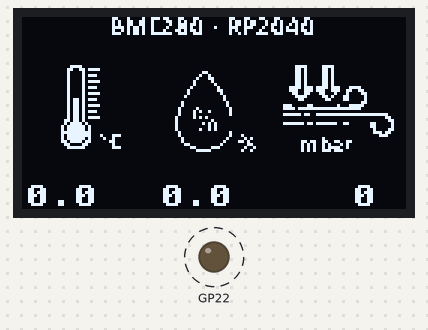
Bench run of a program on a simulated Raspberry Pi Pico running MicroPython. On the bench: 128×64 one-colour display, output pins drawn as LEDs (lit = HIGH). Dashed ring = blinking. Library files of the repository ran but are not shown: BME280_SPI.py; pins used as bus, display or sensor lines are not drawn; what the program prints to the serial console is not drawn.

Above: at 0.34 s.
Timing chart, 0 to 130.0 s (numbered marks = the images above):
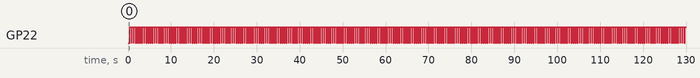

The program:

main.py
```python
from micropython import const
from machine import Pin, SoftSPI, SoftI2C
from utime import sleep_ms
from BME280_SPI import BME280_SPI
from SSD1306_SPI import OLED1306
import framebuf


background = framebuf.FrameBuffer(bytearray(
    b'\x00\x00\x00\x00\x00\x00\x00\x00\x00\x00\x00\x00\x00\x00\x00\x00\x00\x00\x00\x00\x00\x00\x00\x00\x00\x00\x00\x00\x00\x00\x3f\x29'
    b'\x2e\x18\x00\x3f\x06\x38\x38\x06\x3f\x00\x00\x3f\x21\x21\x20\x31\x2b\x26\x00\x10\x3f\x2d\x3e\x00\x1c\x37\x21\x3e\x00\x00\x00\x00'
    b'\x08\x00\x00\x00\x00\x3f\x09\x1e\x26\x00\x3f\x09\x0e\x06\x20\x31\x29\x26\x00\x1c\x37\x21\x3e\x00\x18\x14\x13\x3e\x00\x1c\x37\x21'
    b'\x3e\x00\x00\x00\x00\x00\x00\x00\x00\x00\x00\x00\x00\x00\x00\x00\x00\x00\x00\x00\x00\x00\x00\x00\x00\x00\x00\x00\x00\x00\x00\x00'
    b'\x00\x00\x00\x00\x00\x00\x00\x00\x00\x00\x00\x00\x00\x00\x00\x00\x00\x00\x00\x00\x00\x00\x00\x00\x00\x00\x00\x00\x00\x00\x00\x00'
    b'\x00\x00\x00\x00\x00\x00\x00\x00\x00\x00\x00\x00\x00\x00\x00\x00\x00\x00\x00\x00\x00\x00\x00\x00\x00\x00\x00\x00\x00\x00\x00\x00'
    b'\x00\x00\x00\x00\x00\x00\x00\x00\x00\x00\x00\x00\x00\x00\x00\x00\x00\x00\x00\x00\x00\x00\x00\x00\x00\x00\x00\x00\x00\x00\x00\x00'
    b'\x00\x00\x00\x00\x00\x00\x00\x00\x00\x00\x00\x00\x00\x00\x00\x00\x00\x00\x00\x00\x00\x00\x00\x00\x00\x00\x00\x00\x00\x00\x00\x00'
    b'\x00\x00\x00\x00\x00\x00\x00\x00\x00\x00\x00\x00\x00\x00\x00\xfe\x03\x01\x01\x03\xfe\x00\xaa\xaa\xaa\x22\x00\x00\x00\x00\x00\x00'
    b'\x00\x00\x00\x00\x00\x00\x00\x00\x00\x00\x00\x00\x00\x00\x00\x00\x00\x00\x00\x00\x00\x00\x00\x00\x80\x60\x10\x08\x04\x04\x18\x30'
    b'\x40\x80\x00\x00\x00\x00\x00\x00\x00\x00\x00\x00\x00\x00\x00\x00\x00\x00\x00\x00\x00\x00\x00\x00\x00\x80\x80\xff\xff\x01\xff\x80'
    b'\x80\x00\x80\x80\xff\xff\x01\xff\x80\x80\x00\x00\x00\x80\x80\x80\x80\x00\x00\x00\x00\x00\x00\x00\x00\x00\x00\x00\x00\x00\x00\x00'
    b'\x00\x00\x00\x00\x00\x00\x00\x00\x00\x00\x00\x00\x00\x00\x00\xff\x00\xf8\xf8\x00\xff\x00\xaa\xaa\xaa\x22\x00\x00\x00\x00\x00\x00'
    b'\x00\x00\x00\x00\x00\x00\x00\x00\x00\x00\x00\x00\x00\x00\x00\x00\x00\x00\x00\x00\xc0\x30\x04\x03\x00\x80\x40\x80\x00\x00\x80\x00'
    b'\x00\x01\x03\x0c\x30\xc0\x00\x00\x00\x00\x00\x00\x00\x00\x00\x00\x00\x00\x00\x00\x00\x00\x00\x60\x60\x61\x43\x07\x4c\x4c\x47\x63'
    b'\x61\x40\x41\x43\x47\x4c\x48\x45\x43\x61\x40\x4c\x4f\x61\x60\x60\x61\x33\x1e\x00\x00\x00\x00\x00\x00\x00\x00\x00\x00\x00\x00\x00'
    b'\x00\x00\x00\x00\x00\x00\x00\x00\x00\x00\x00\x00\x00\xf0\x4c\xf7\xf8\xff\xff\xf8\xf7\xc8\xf2\x02\x02\x02\x80\x00\x00\x00\x80\x80'
    b'\x80\x00\x00\x00\x00\x00\x00\x00\x00\x00\x00\x00\x00\x00\x00\x00\x00\x00\x00\x3e\xc1\x00\x00\x00\x00\x03\x00\x22\x08\x02\x38\x04'
    b'\x38\x00\x00\x00\x00\xc1\x00\x00\x00\x80\x00\x00\x00\x00\x00\x00\x00\x00\x00\x00\x00\x00\x00\x09\x09\x09\x09\x09\x09\x08\x01\x09'
    b'\x08\x00\x09\x09\x09\x09\x09\x09\x09\x01\x01\x09\x09\x01\x01\x01\x01\x01\x01\x01\x19\x79\x41\xc1\x81\xc3\x66\x3c\x00\x00\x00\x00'
    b'\x00\x00\x00\x00\x00\x00\x00\x00\x00\x00\x00\x00\x00\x03\x06\x0d\x0b\x0b\x0b\x0b\x0d\x06\x03\x00\x00\x00\x00\x01\x00\x02\x0f\x08'
    b'\x08\x00\x00\x00\x00\x00\x00\x00\x00\x00\x00\x00\x00\x00\x00\x00\x00\x00\x00\x00\x00\x03\x04\x04\x08\x08\x10\x10\x10\x10\x10\x08'
    b'\x08\x08\x04\x02\x01\x00\x00\x00\x02\x12\x09\x06\x15\x08\x00\x00\x00\x00\x00\x00\x00\x00\x00\x00\x00\x00\x00\x00\x00\x1e\x02\x1c'
    b'\x02\x1e\x00\x00\x1f\x12\x1c\x08\x1a\x1a\x14\x00\x0e\x02\x00\x00\x00\x00\x00\x00\x00\x00\x00\x00\x00\x00\x00\x00\x00\x00\x00\x00'
    b'\x00\x00\x00\x00\x00\x00\x00\x00\x00\x00\x00\x00\x00\x00\x00\x00\x00\x00\x00\x00\x00\x00\x00\x00\x00\x00\x00\x00\x00\x00\x00\x00'
    b'\x00\x00\x00\x00\x00\x00\x00\x00\x00\x00\x00\x00\x00\x00\x00\x00\x00\x00\x00\x00\x00\x00\x00\x00\x00\x00\x00\x00\x00\x00\x00\x00'
    b'\x00\x00\x00\x00\x00\x00\x00\x00\x00\x00\x00\x00\x00\x00\x00\x00\x00\x00\x00\x00\x00\x00\x00\x00\x00\x00\x00\x00\x00\x00\x00\x00'
    b'\x00\x00\x00\x00\x00\x00\x00\x00\x00\x00\x00\x00\x00\x00\x00\x00\x00\x00\x00\x00\x00\x00\x00\x00\x00\x00\x00\x00\x00\x00\x00\x00'
    b'\x00\x00\x00\x00\x00\x00\x00\x00\x00\x00\x00\x00\x00\x00\x00\x00\x00\x00\x00\x00\x00\x00\x00\x00\x00\x00\x00\x00\x00\x00\x00\x00'
    b'\x00\x00\x00\x00\x00\x00\x00\x00\x00\x00\x00\x00\x00\x00\x00\x00\x00\x00\x00\x00\x00\x00\x00\x00\x00\x00\x00\x00\x00\x00\x00\x00'
    b'\x00\x00\x00\x00\x00\x00\x00\x00\x00\x00\x00\x00\x00\x00\x00\x00\x00\x00\x00\x00\x00\x00\x00\x00\x00\x00\x00\x00\x00\x00\x00\x00'
    b'\x00\x00\x00\x00\x00\x00\x00\x00\x00\x00\x00\x00\x00\x00\x00\x00\x00\x00\x00\x00\x00\x00\x00\x00\x00\x00\x00\x00\x00\x00\x00\x00'),
    128, 64, framebuf.MONO_VLSB)


spi1 = SoftSPI(baudrate=100000, polarity = 0, phase = 0,  sck = Pin(12), mosi = Pin(11), miso = Pin(8))
bme = BME280_SPI(spi1, 10)

spi2 = SoftSPI(baudrate=100000, polarity = 0, phase = 0,  sck = Pin(27), mosi = Pin(18), miso = Pin(25))
oled = OLED1306(spi2, 28, 14, 22)

while(True):
    oled.blit(background, 0, 0)
    oled.text(str("%2.1f" %bme.get_T()), 1, 56, oled.WHITE)
    oled.text(str("%2.1f" %bme.get_RH()), 46, 56, oled.WHITE)
    oled.text(str("%4.0f" %bme.get_P()), 86, 56, oled.WHITE)
    print(bme.get_T())
    print(bme.get_P())
    print(bme.get_RH())
    oled.show()
    sleep_ms(400) 
```

SSD1306_SPI.py
```python
from micropython import const
from machine import Pin, SPI
from utime import sleep_ms
import framebuf


disp_width                                   = const(128)
disp_height                                  = const(64)
disp_pages                                   = const((disp_height >> 3))

# Constants
SSD1306_SET_CONTRAST                         = const(0x81)
SSD1306_DISPLAY_ALL_ON_RESUME                = const(0xA4)
SSD1306_DISPLAY_ALL_ON                       = const(0xA5)
SSD1306_NORMAL_DISPLAY                       = const(0xA6)
SSD1306_INVERT_DISPLAY                       = const(0xA7)
SSD1306_DISPLAY_OFF                          = const(0xAE)
SSD1306_DISPLAY_ON                           = const(0xAF)
SSD1306_SET_DISPLAY_OFFSET                   = const(0xD3)
SSD1306_SET_COM_PINS                         = const(0xDA)
SSD1306_SET_VCOM_DETECT                      = const(0xDB)
SSD1306_SET_DISPLAY_CLOCK_DIV                = const(0xD5)
SSD1306_SET_PRECHARGE                        = const(0xD9)
SSD1306_SET_MULTIPLEX                        = const(0xA8)
SSD1306_SET_LOW_COLUMN                       = const(0x00)
SSD1306_SET_HIGH_COLUMN                      = const(0x10)
SSD1306_SET_START_LINE                       = const(0x40)
SSD1306_MEMORY_MODE                          = const(0x20)
SSD1306_COLUMN_ADDR                          = const(0x21)
SSD1306_PAGE_ADDR                            = const(0x22)
SSD1306_COM_SCAN_INC                         = const(0xC0)
SSD1306_COM_SCAN_DEC                         = const(0xC8)
SSD1306_SEG_REMAP                            = const(0xA0)
SSD1306_CHARGE_PUMP                          = const(0x8D)
SSD1306_EXTERNAL_VCC                         = const(0x01)
SSD1306_SWITCH_CAP_VCC                       = const(0x02)

# Scrolling constants
SSD1306_ACTIVATE_SCROLL                      = const(0x2F)
SSD1306_DEACTIVATE_SCROLL                    = const(0x2E)
SSD1306_SET_VERTICAL_SCROLL_AREA             = const(0xA3)
SSD1306_RIGHT_HORIZONTAL_SCROLL              = const(0x26)
SSD1306_LEFT_HORIZONTAL_SCROLL               = const(0x27)
SSD1306_VERTICAL_AND_RIGHT_HORIZONTAL_SCROLL = const(0x29)
SSD1306_VERTICAL_AND_LEFT_HORIZONTAL_SCROLL  = const(0x2A)

LOW                                          = const(0)
HIGH                                         = const(1)

CMD = LOW
DAT = HIGH


class OLED1306(framebuf.FrameBuffer):

    def __init__(self, _spi, _dc, _rst, _cs):
        self.width = disp_width
        self.height = disp_height
        self._pages = disp_pages

        self.WHITE =   1
        self.BLACK =   0

        self.spi = _spi
        self.cs = Pin(_cs, Pin.OUT)
        self.rst = Pin(_rst, Pin.OUT)
        self.dc = Pin(_dc, Pin.OUT)

        self.buffer = bytearray(self._pages * self.width)
        super().__init__(self.buffer, self.width, self.height, framebuf.MONO_VLSB)
        self.init_display()


    def write_command(self, value):
        self.dc.value(CMD)
        self.cs.value(LOW)
        self.spi.write(bytearray([value]))
        self.cs.value(HIGH)


    def reset(self):
        self.rst.value(HIGH)
        sleep_ms(1)
        self.rst.value(LOW)
        sleep_ms(10)
        self.rst.value(HIGH)


    def init_display(self):
        self.reset()

        self.write_command(SSD1306_DISPLAY_OFF)
        self.write_command(SSD1306_SET_DISPLAY_CLOCK_DIV)
        self.write_command(0x80)

        self.write_command(SSD1306_SET_MULTIPLEX)
        self.write_command((self.height - 1))

        self.write_command(SSD1306_SET_DISPLAY_OFFSET)
        self.write_command(0x00)

        self.write_command((SSD1306_SET_START_LINE | 0x00))

        self.write_command(SSD1306_CHARGE_PUMP)
        self.write_command(0x14)  # 0x10  # 0x14

        self.write_command(SSD1306_MEMORY_MODE)
        self.write_command(0x00)

        self.write_command((SSD1306_SEG_REMAP | 0x01))
        self.write_command(SSD1306_COM_SCAN_DEC)
        self.write_command(SSD1306_SET_COM_PINS)
        self.write_command(0x12)

        self.write_command(SSD1306_SET_CONTRAST)
        self.write_command(0xCF) # 0x9F # 0xCF

        self.write_command(SSD1306_SET_PRECHARGE)
        self.write_command(0xF1) # 0x22 # 0xF1

        self.write_command(SSD1306_SET_VCOM_DETECT)
        self.write_command(0x40)

        self.write_command(SSD1306_DISPLAY_ALL_ON_RESUME)
        self.write_command(SSD1306_NORMAL_DISPLAY)
        self.write_command(SSD1306_DISPLAY_ON)


    def show(self):
        x0 = 0
        x1 = self.width - 1
        if (self.width == 64):
            # displays with width of 64 pixels are shifted by 32
            x0 += 32
            x1 += 32

        self.write_command(SSD1306_COLUMN_ADDR)
        self.write_command(x0)
        self.write_command(x1)
        self.write_command(SSD1306_PAGE_ADDR)
        self.write_command(0x00)
        self.write_command((self._pages - 1))

        self.dc.value(DAT)
        self.cs.value(LOW)
        self.spi.write(self.buffer)
        self.cs.value(HIGH)
```

Measured:
- by itself, GP22: alternates HIGH for 0.41 s and LOW for 0.08 s
